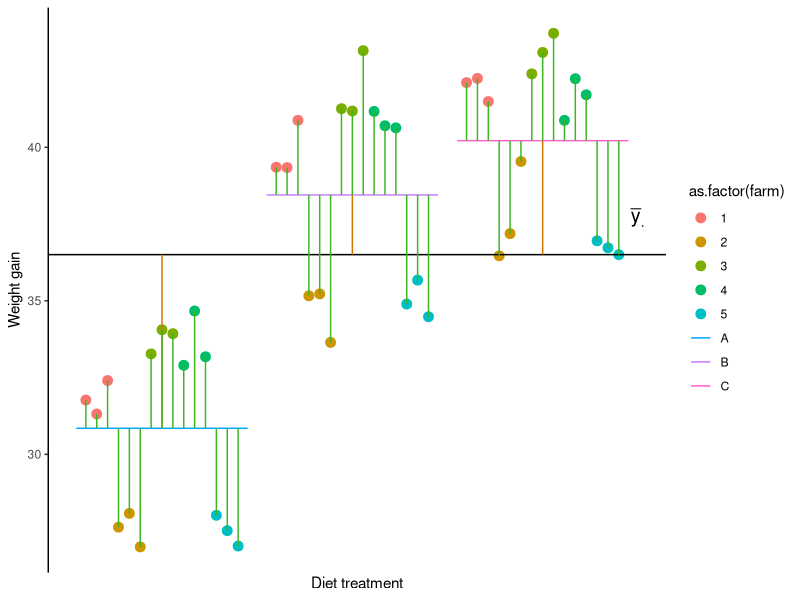

Write R code to recreate this figure.
## ---- chunk 1

library(ggplot2)
library(dplyr)

## ---- chunk 2
dataanova<-read.csv("cowfarms.csv")
dataanova$x <- c(seq(from=0.6,to=1.4,length=15),seq(from=1.6,to=2.4,length=15),seq(from=2.6,to=3.4,length=15))
ybari <- dataanova %>%
  group_by(treatment) %>%
  summarise(y = mean(values)) %>%
  mutate(x = 1:3,
         label = c("bar(y)[A]", "bar(y)[B]", "bar(y)[C]"))

ybari2 <- dataanova %>%
  group_by(treatment, farm) %>%
  summarise(y = mean(values)) %>%
  mutate(x = 1:5)


dataanova$ybar <- rep(ybari$y, each = 15)

ggplot(dataanova, aes(x = x, y = values)) +
  geom_point(aes(color = as.factor(farm)), size = 3) +
  scale_x_continuous("Diet treatment", labels = c("High-E", "Forage", "Mixed"), breaks = 1:3,guide = "none") +
  scale_y_continuous("Weight gain")+
  geom_hline(yintercept = mean(dataanova$values)) +
  annotate("text", label = "bar(y)[.]", x = 3.5, y = mean(dataanova$values) + 1.2,
           parse = TRUE, size = 5)+
  theme_classic()+
  geom_segment(data = ybari, aes(x = x - 0.45, xend = x + 0.45, y = y, yend = y, color = treatment)) +
  #geom_segment(data = ybari2, aes(x = x - 0.45, xend = x + 0.45, y = y, yend = y, color = farm)) +

  geom_segment(data = ybari, aes(x = x, xend = x, y = mean(dataanova$values), yend = y), color = "#D47500") +
  geom_segment(data = dataanova, aes(x = x, xend = x, y = ybar, yend = values), color = "#3CB521")
